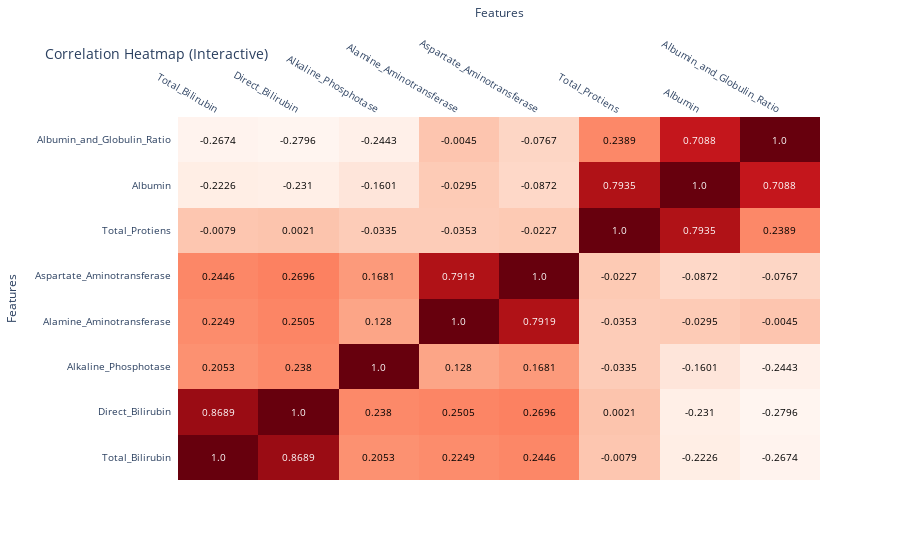

Notebook cell for this chart:
### Markdown cell above
# <font color=#00BBFF> Correlation Heatmap </font>

### Code cell
continuous_cols = ['Total_Bilirubin','Direct_Bilirubin','Alkaline_Phosphotase','Alamine_Aminotransferase','Aspartate_Aminotransferase','Total_Protiens',
                   'Albumin','Albumin_and_Globulin_Ratio']
correlation_matrix = cancer[continuous_cols].corr().round(4).values #round() can let decrease the number of decimal places 
fig_heatmap = ff.create_annotated_heatmap(
    z=correlation_matrix,
    x=continuous_cols,
    y=continuous_cols,
    colorscale='Reds' # you can use "Plasma", "Viridis", "Reds", "Blues", "RdBu", "Portland", "Spectral"
)
fig_heatmap.update_layout(
    font=dict(size=10),
    title="Correlation Heatmap (Interactive)",
    xaxis_title="Features",
    yaxis_title="Features"
)
fig_heatmap.show()

### Figure 1 — Plotly figure (JSON) as saved in the notebook; plotly's stock layout.template omitted (floating-point values rounded to 4 significant figures)
{"data": [{"colorscale": [[0, "rgb(255,245,240)"], [0.125, "rgb(254,224,210)"], [0.25, "rgb(252,187,161)"], [0.375, "rgb(252,146,114)"], [0.5, "rgb(251,106,74)"], [0.625, "rgb(239,59,44)"], [0.75, "rgb(203,24,29)"], [0.875, "rgb(165,15,21)"], [1, "rgb(103,0,13)"]], "reversescale": false, "showscale": false, "type": "heatmap", "x": ["Total_Bilirubin", "Direct_Bilirubin", "Alkaline_Phosphotase", "Alamine_Aminotransferase", "Aspartate_Aminotransferase", "Total_Protiens", "Albumin", "Albumin_and_Globulin_Ratio"], "y": ["Total_Bilirubin", "Direct_Bilirubin", "Alkaline_Phosphotase", "Alamine_Aminotransferase", "Aspartate_Aminotransferase", "Total_Protiens", "Albumin", "Albumin_and_Globulin_Ratio"], "z": [[1, 0.8689, 0.2053, 0.2249, 0.2446, -0.0079, -0.2226, -0.2674], [0.8689, 1, 0.238, 0.2505, 0.2696, 0.0021, -0.231, -0.2796], [0.2053, 0.238, 1, 0.128, 0.1681, -0.0335, -0.1601, -0.2443], [0.2249, 0.2505, 0.128, 1, 0.7919, -0.0353, -0.0295, -0.0045], [0.2446, 0.2696, 0.1681, 0.7919, 1, -0.0227, -0.0872, -0.0767], [-0.0079, 0.0021, -0.0335, -0.0353, -0.0227, 1, 0.7935, 0.2389], [-0.2226, -0.231, -0.1601, -0.0295, -0.0872, 0.7935, 1, 0.7088], [-0.2674, -0.2796, -0.2443, -0.0045, -0.0767, 0.2389, 0.7088, 1]]}], "layout": {"annotations": [{"font": {"color": "#FFFFFF"}, "showarrow": false, "text": "1.0", "x": "Total_Bilirubin", "xref": "x", "y": "Total_Bilirubin", "yref": "y"}, {"font": {"color": "#FFFFFF"}, "showarrow": false, "text": "0.8689", "x": "Direct_Bilirubin", "xref": "x", "y": "Total_Bilirubin", "yref": "y"}, {"font": {"color": "#000000"}, "showarrow": false, "text": "0.2053", "x": "Alkaline_Phosphotase", "xref": "x", "y": "Total_Bilirubin", "yref": "y"}, {"font": {"color": "#000000"}, "showarrow": false, "text": "0.2249", "x": "Alamine_Aminotransferase", "xref": "x", "y": "Total_Bilirubin", "yref": "y"}, {"font": {"color": "#000000"}, "showarrow": false, "text": "0.2446", "x": "Aspartate_Aminotransferase", "xref": "x", "y": "Total_Bilirubin", "yref": "y"}, {"font": {"color": "#000000"}, "showarrow": false, "text": "-0.0079", "x": "Total_Protiens", "xref": "x", "y": "Total_Bilirubin", "yref": "y"}, {"font": {"color": "#000000"}, "showarrow": false, "text": "-0.2226", "x": "Albumin", "xref": "x", "y": "Total_Bilirubin", "yref": "y"}, {"font": {"color": "#000000"}, "showarrow": false, "text": "-0.2674", "x": "Albumin_and_Globulin_Ratio", "xref": "x", "y": "Total_Bilirubin", "yref": "y"}, {"font": {"color": "#FFFFFF"}, "showarrow": false, "text": "0.8689", "x": "Total_Bilirubin", "xref": "x", "y": "Direct_Bilirubin", "yref": "y"}, {"font": {"color": "#FFFFFF"}, "showarrow": false, "text": "1.0", "x": "Direct_Bilirubin", "xref": "x", "y": "Direct_Bilirubin", "yref": "y"}, {"font": {"color": "#000000"}, "showarrow": false, "text": "0.238", "x": "Alkaline_Phosphotase", "xref": "x", "y": "Direct_Bilirubin", "yref": "y"}, {"font": {"color": "#000000"}, "showarrow": false, "text": "0.2505", "x": "Alamine_Aminotransferase", "xref": "x", "y": "Direct_Bilirubin", "yref": "y"}, {"font": {"color": "#000000"}, "showarrow": false, "text": "0.2696", "x": "Aspartate_Aminotransferase", "xref": "x", "y": "Direct_Bilirubin", "yref": "y"}, {"font": {"color": "#000000"}, "showarrow": false, "text": "0.0021", "x": "Total_Protiens", "xref": "x", "y": "Direct_Bilirubin", "yref": "y"}, {"font": {"color": "#000000"}, "showarrow": false, "text": "-0.231", "x": "Albumin", "xref": "x", "y": "Direct_Bilirubin", "yref": "y"}, {"font": {"color": "#000000"}, "showarrow": false, "text": "-0.2796", "x": "Albumin_and_Globulin_Ratio", "xref": "x", "y": "Direct_Bilirubin", "yref": "y"}, {"font": {"color": "#000000"}, "showarrow": false, "text": "0.2053", "x": "Total_Bilirubin", "xref": "x", "y": "Alkaline_Phosphotase", "yref": "y"}, {"font": {"color": "#000000"}, "showarrow": false, "text": "0.238", "x": "Direct_Bilirubin", "xref": "x", "y": "Alkaline_Phosphotase", "yref": "y"}, {"font": {"color": "#FFFFFF"}, "showarrow": false, "text": "1.0", "x": "Alkaline_Phosphotase", "xref": "x", "y": "Alkaline_Phosphotase", "yref": "y"}, {"font": {"color": "#000000"}, "showarrow": false, "text": "0.128", "x": "Alamine_Aminotransferase", "xref": "x", "y": "Alkaline_Phosphotase", "yref": "y"}, {"font": {"color": "#000000"}, "showarrow": false, "text": "0.1681", "x": "Aspartate_Aminotransferase", "xref": "x", "y": "Alkaline_Phosphotase", "yref": "y"}, {"font": {"color": "#000000"}, "showarrow": false, "text": "-0.0335", "x": "Total_Protiens", "xref": "x", "y": "Alkaline_Phosphotase", "yref": "y"}, {"font": {"color": "#000000"}, "showarrow": false, "text": "-0.1601", "x": "Albumin", "xref": "x", "y": "Alkaline_Phosphotase", "yref": "y"}, {"font": {"color": "#000000"}, "showarrow": false, "text": "-0.2443", "x": "Albumin_and_Globulin_Ratio", "xref": "x", "y": "Alkaline_Phosphotase", "yref": "y"}, {"font": {"color": "#000000"}, "showarrow": false, "text": "0.2249", "x": "Total_Bilirubin", "xref": "x", "y": "Alamine_Aminotransferase", "yref": "y"}, {"font": {"color": "#000000"}, "showarrow": false, "text": "0.2505", "x": "Direct_Bilirubin", "xref": "x", "y": "Alamine_Aminotransferase", "yref": "y"}, {"font": {"color": "#000000"}, "showarrow": false, "text": "0.128", "x": "Alkaline_Phosphotase", "xref": "x", "y": "Alamine_Aminotransferase", "yref": "y"}, {"font": {"color": "#FFFFFF"}, "showarrow": false, "text": "1.0", "x": "Alamine_Aminotransferase", "xref": "x", "y": "Alamine_Aminotransferase", "yref": "y"}, {"font": {"color": "#FFFFFF"}, "showarrow": false, "text": "0.7919", "x": "Aspartate_Aminotransferase", "xref": "x", "y": "Alamine_Aminotransferase", "yref": "y"}, {"font": {"color": "#000000"}, "showarrow": false, "text": "-0.0353", "x": "Total_Protiens", "xref": "x", "y": "Alamine_Aminotransferase", "yref": "y"}, {"font": {"color": "#000000"}, "showarrow": false, "text": "-0.0295", "x": "Albumin", "xref": "x", "y": "Alamine_Aminotransferase", "yref": "y"}, {"font": {"color": "#000000"}, "showarrow": false, "text": "-0.0045", "x": "Albumin_and_Globulin_Ratio", "xref": "x", "y": "Alamine_Aminotransferase", "yref": "y"}, {"font": {"color": "#000000"}, "showarrow": false, "text": "0.2446", "x": "Total_Bilirubin", "xref": "x", "y": "Aspartate_Aminotransferase", "yref": "y"}, {"font": {"color": "#000000"}, "showarrow": false, "text": "0.2696", "x": "Direct_Bilirubin", "xref": "x", "y": "Aspartate_Aminotransferase", "yref": "y"}, {"font": {"color": "#000000"}, "showarrow": false, "text": "0.1681", "x": "Alkaline_Phosphotase", "xref": "x", "y": "Aspartate_Aminotransferase", "yref": "y"}, {"font": {"color": "#FFFFFF"}, "showarrow": false, "text": "0.7919", "x": "Alamine_Aminotransferase", "xref": "x", "y": "Aspartate_Aminotransferase", "yref": "y"}, {"font": {"color": "#FFFFFF"}, "showarrow": false, "text": "1.0", "x": "Aspartate_Aminotransferase", "xref": "x", "y": "Aspartate_Aminotransferase", "yref": "y"}, {"font": {"color": "#000000"}, "showarrow": false, "text": "-0.0227", "x": "Total_Protiens", "xref": "x", "y": "Aspartate_Aminotransferase", "yref": "y"}, {"font": {"color": "#000000"}, "showarrow": false, "text": "-0.0872", "x": "Albumin", "xref": "x", "y": "Aspartate_Aminotransferase", "yref": "y"}, {"font": {"color": "#000000"}, "showarrow": false, "text": "-0.0767", "x": "Albumin_and_Globulin_Ratio", "xref": "x", "y": "Aspartate_Aminotransferase", "yref": "y"}, {"font": {"color": "#000000"}, "showarrow": false, "text": "-0.0079", "x": "Total_Bilirubin", "xref": "x", "y": "Total_Protiens", "yref": "y"}, {"font": {"color": "#000000"}, "showarrow": false, "text": "0.0021", "x": "Direct_Bilirubin", "xref": "x", "y": "Total_Protiens", "yref": "y"}, {"font": {"color": "#000000"}, "showarrow": false, "text": "-0.0335", "x": "Alkaline_Phosphotase", "xref": "x", "y": "Total_Protiens", "yref": "y"}, {"font": {"color": "#000000"}, "showarrow": false, "text": "-0.0353", "x": "Alamine_Aminotransferase", "xref": "x", "y": "Total_Protiens", "yref": "y"}, {"font": {"color": "#000000"}, "showarrow": false, "text": "-0.0227", "x": "Aspartate_Aminotransferase", "xref": "x", "y": "Total_Protiens", "yref": "y"}, {"font": {"color": "#FFFFFF"}, "showarrow": false, "text": "1.0", "x": "Total_Protiens", "xref": "x", "y": "Total_Protiens", "yref": "y"}, {"font": {"color": "#FFFFFF"}, "showarrow": false, "text": "0.7935", "x": "Albumin", "xref": "x", "y": "Total_Protiens", "yref": "y"}, {"font": {"color": "#000000"}, "showarrow": false, "text": "0.2389", "x": "Albumin_and_Globulin_Ratio", "xref": "x", "y": "Total_Protiens", "yref": "y"}, {"font": {"color": "#000000"}, "showarrow": false, "text": "-0.2226", "x": "Total_Bilirubin", "xref": "x", "y": "Albumin", "yref": "y"}, {"font": {"color": "#000000"}, "showarrow": false, "text": "-0.231", "x": "Direct_Bilirubin", "xref": "x", "y": "Albumin", "yref": "y"}, {"font": {"color": "#000000"}, "showarrow": false, "text": "-0.1601", "x": "Alkaline_Phosphotase", "xref": "x", "y": "Albumin", "yref": "y"}, {"font": {"color": "#000000"}, "showarrow": false, "text": "-0.0295", "x": "Alamine_Aminotransferase", "xref": "x", "y": "Albumin", "yref": "y"}, {"font": {"color": "#000000"}, "showarrow": false, "text": "-0.0872", "x": "Aspartate_Aminotransferase", "xref": "x", "y": "Albumin", "yref": "y"}, {"font": {"color": "#FFFFFF"}, "showarrow": false, "text": "0.7935", "x": "Total_Protiens", "xref": "x", "y": "Albumin", "yref": "y"}, {"font": {"color": "#FFFFFF"}, "showarrow": false, "text": "1.0", "x": "Albumin", "xref": "x", "y": "Albumin", "yref": "y"}, {"font": {"color": "#FFFFFF"}, "showarrow": false, "text": "0.7088", "x": "Albumin_and_Globulin_Ratio", "xref": "x", "y": "Albumin", "yref": "y"}, {"font": {"color": "#000000"}, "showarrow": false, "text": "-0.2674", "x": "Total_Bilirubin", "xref": "x", "y": "Albumin_and_Globulin_Ratio", "yref": "y"}, {"font": {"color": "#000000"}, "showarrow": false, "text": "-0.2796", "x": "Direct_Bilirubin", "xref": "x", "y": "Albumin_and_Globulin_Ratio", "yref": "y"}, {"font": {"color": "#000000"}, "showarrow": false, "text": "-0.2443", "x": "Alkaline_Phosphotase", "xref": "x", "y": "Albumin_and_Globulin_Ratio", "yref": "y"}, {"font": {"color": "#000000"}, "showarrow": false, "text": "-0.0045", "x": "Alamine_Aminotransferase", "xref": "x", "y": "Albumin_and_Globulin_Ratio", "yref": "y"}, {"font": {"color": "#000000"}, "showarrow": false, "text": "-0.0767", "x": "Aspartate_Aminotransferase", "xref": "x", "y": "Albumin_and_Globulin_Ratio", "yref": "y"}, {"font": {"color": "#000000"}, "showarrow": false, "text": "0.2389", "x": "Total_Protiens", "xref": "x", "y": "Albumin_and_Globulin_Ratio", "yref": "y"}, {"font": {"color": "#FFFFFF"}, "showarrow": false, "text": "0.7088", "x": "Albumin", "xref": "x", "y": "Albumin_and_Globulin_Ratio", "yref": "y"}, {"font": {"color": "#FFFFFF"}, "showarrow": false, "text": "1.0", "x": "Albumin_and_Globulin_Ratio", "xref": "x", "y": "Albumin_and_Globulin_Ratio", "yref": "y"}], "font": {"size": 10}, "title": {"text": "Correlation Heatmap (Interactive)"}, "xaxis": {"dtick": 1, "gridcolor": "rgb(0, 0, 0)", "side": "top", "ticks": "", "title": {"text": "Features"}}, "yaxis": {"dtick": 1, "ticks": "", "ticksuffix": "  ", "title": {"text": "Features"}}}}
